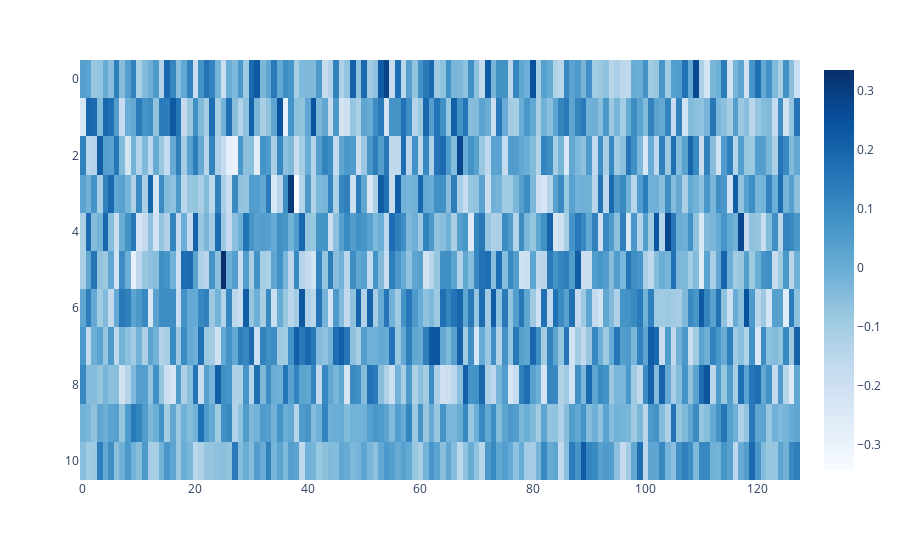

The code cell stored with this chart in its notebook:
### Code cell
imshow(model.embed.W_E)

### Figure 1 — Plotly figure (JSON) as saved in the notebook; plotly's stock layout.template omitted (floating-point values rounded to 4 significant figures; data arrays with more than 128 entries replaced by an {"elided": "..."} marker saying what was removed)
{"data": [{"coloraxis": "coloraxis", "hovertemplate": "x: %{x}<br>y: %{y}<br>color: %{z}<extra></extra>", "name": "0", "type": "heatmap", "xaxis": "x", "yaxis": "y", "z": {"elided": "11x128 float values"}}], "layout": {"coloraxis": {"colorscale": [[0, "rgb(247,251,255)"], [0.125, "rgb(222,235,247)"], [0.25, "rgb(198,219,239)"], [0.375, "rgb(158,202,225)"], [0.5, "rgb(107,174,214)"], [0.625, "rgb(66,146,198)"], [0.75, "rgb(33,113,181)"], [0.875, "rgb(8,81,156)"], [1, "rgb(8,48,107)"]]}, "margin": {"t": 60}, "xaxis": {"anchor": "y", "domain": [0, 1]}, "yaxis": {"anchor": "x", "autorange": "reversed", "domain": [0, 1]}}}
